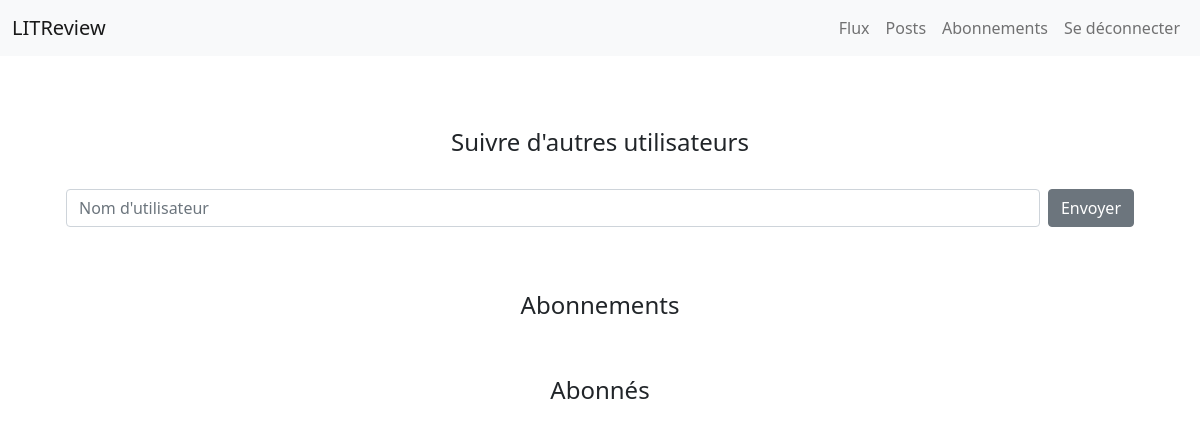
/follows (signed in), run on an earlier commit of the app's database.
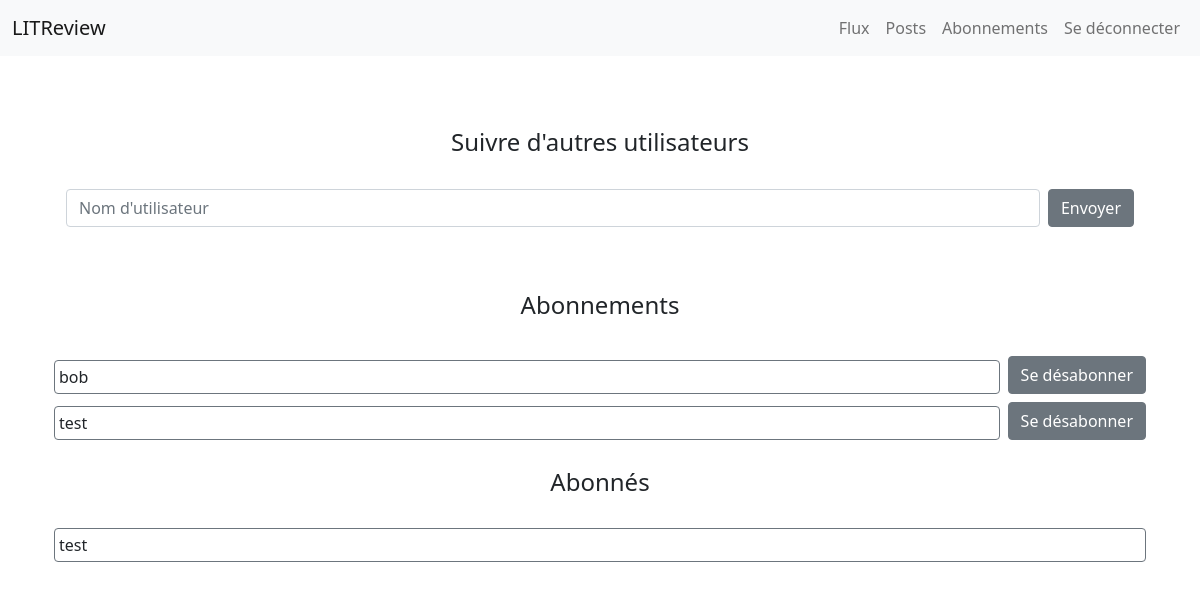
And on a later commit of the database.
### user/models.py (models this page shows)
class UserFollows(models.Model):
    user = models.ForeignKey(to=settings.AUTH_USER_MODEL, on_delete=models.CASCADE, related_name='following')
    followed_user = models.ForeignKey(to=settings.AUTH_USER_MODEL, on_delete=models.CASCADE, related_name='followed_by')
    class Meta:
        unique_together = ('user', 'followed_user', )

### user/views.py (the view)
# urls.py: path('follows', views.follows, name='follows'),
@login_required
def follows(request):
    submitted = False
    if request.method == 'POST':
        form = FollowForm(request.POST)
        print(form)
        if form.is_valid(): #! does validate
            new_follow = form.save(commit= False)
            new_follow.user = request.user
            new_follow.save()
            messages.success(request,("Abonnement réussi"))
            return redirect('/follows?submitted=True')
    else:
        form = FollowForm
        if 'submitted' in request.GET:
            submitted = True
    followed_by = UserFollows.objects.filter(user = request.user)
    following = UserFollows.objects.filter(followed_user = request.user)
    return render(request, 'follows/follows.html',
                {'form' : form,
                'submitted': submitted,
                'following': following,
                'followed_by' : followed_by,
                })

### user/templates/follows/follows.html (shortened to what this page needs)
{% extends 'main/base.html' %}
{% block content %}
    <br><br>
    <div class="container">
        <h5 class="text-center fs-4 ">Suivre d'autres utilisateurs</h5>
        <form action="{% url 'follows' %}" method="POST">
            <br>
            <div class="d-flex align-items-end">
                <div class="flex-fill">
                    {{ form.as_p }}
                </div>
                <div class="ps-2 pb-3">
                    <input type="submit" value="Envoyer" class="btn btn-secondary">
                </div>
            </div>
        </form>
    </div>
    <br><br>
    <h5 class="text-center fs-4 ">Abonnements</h5>
    <br>
    {%for follower in followed_by%}
    <div class="d-flex align-items-end">
        <div class="border border-secondary rounded mb-1 flex-fill">
            <div class=" p-1">{{follower.followed_user }}</div>
        </div>
        <div class="ps-2 py-1">
            <a href="{% url 'unfollow' follow_id=follower.id%}" class="btn btn-secondary">Se désabonner</a></li>
        </div>
    </div>
    {%endfor%}
    <br>
    <h5 class="text-center fs-4 ">Abonnés</h5>
    <br>
    {%for sub in following%}
    <div class="border border-secondary rounded mb-1">
        <div class=" p-1">{{sub.user}}</div>
    </div>
    {%endfor%}
</div>
{% endblock %}

### main/templates/main/base.html (shortened to what this page needs)
<!doctype html>
<html lang="en">
<head>
    <link href="https://cdn.jsdelivr.net/npm/bootstrap@5.1.3/dist/css/bootstrap.min.css" rel="stylesheet"
>
</head>
<body>
    <div class="main">
        {% include 'main/navbar.html' %}
        <div class="container">
            <br>
            <div class="container">
                {% block content %}
                {% endblock %}
            </div>
        </div>
</body>
</html>

### main/templates/main/navbar.html (shortened to what this page needs)
<nav class="navbar navbar-expand-lg navbar-light bg-light navbar-brand-center">
    <div class="container-fluid">
        <a class="navbar-brand mx-auto " href="{%url 'home'%}">LITReview</a>
        <div class="collapse navbar-collapse justify-content-end" id="navbarSupportedContent">
            <ul class="nav navbar-nav navbar-right">
                {%if user.is_authenticated %}
                <li class="nav-item">
                    <a class="nav-link" href="#">Flux</a>
                </li>
                <li class="nav-item">
                    <a class="nav-link" href="{% url 'my_posts' %}">Posts</a>
                </li>
                <li class="nav-item">
                    <a class="nav-link" href="{% url 'follows' %}">Abonnements</a>
                </li>
                <li class="nav-item">
                    <a class="nav-link" href="{% url 'logout' %}">Se déconnecter</a>
                </li>
                {%endif%}
            </ul>
        </div>
    </div>
</nav>

What changed in the data, as far as the page shows it:
added UserFollows: followed_user "bob", shown under "Abonnements"
added UserFollows: followed_user "test", shown under "Abonnements"
added UserFollows: user "test", shown under "Abonnés"
